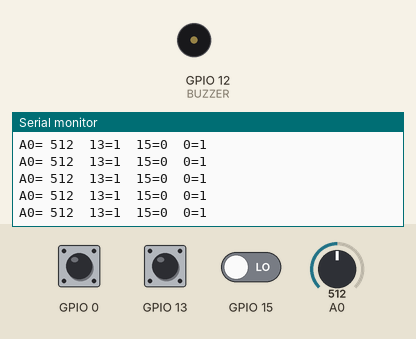
Recording of a sketch running on a simulated ESP8266 (NodeMCU). Parts: buzzer (waves = sounding, pin HIGH), the last lines printed to the serial monitor. The test bench sets the inputs (shaded band); at power-on: A0 = 512, GPIO 0 HIGH, GPIO 13 HIGH, GPIO 15 LOW.

Above: at 2.2 s.
2.3 s: A0 set to 106
At 2.56 s:
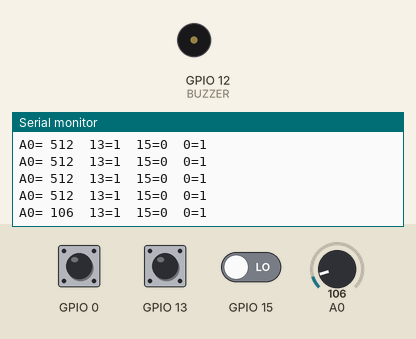
3.8 s: A0 set to 90
At 3.97 s:
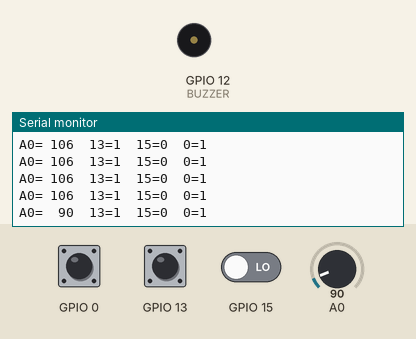

The sketch:

tus_test.ino
```cpp
#include <Wire.h>

#define BUZZER 12

void setup(){

	// Buzzer susturma
	pinMode(BUZZER, OUTPUT) ;
	digitalWrite(BUZZER, LOW) ;


	Serial.begin(115200) ;
	delay(1000) ;
	Serial.println("\r\n---- tus testi ----") ;


	pinMode(13, INPUT_PULLUP) ;
	pinMode(15, INPUT) ;
	pinMode(0, INPUT_PULLUP) ;

}


void loop(){

	static uint32_t t = 0 ;
	if(millis() - t > 200){
		t = millis() ;
		Serial.printf("A0=%4d  13=%d  15=%d  0=%d\r\n",
		analogRead(A0), digitalRead(13), digitalRead(15), digitalRead(0)
		) ;
	}

	yield() ;
}
```

Measured:
- the behaviour switches between 100 and 99 on A0 (found by bisection; images 1 and 2)
- after the input at 2.3 s, the serial monitor: prints a new line after 0.11 s (image 1)
- after the input at 3.8 s, the serial monitor: prints a new line at once (image 2)
